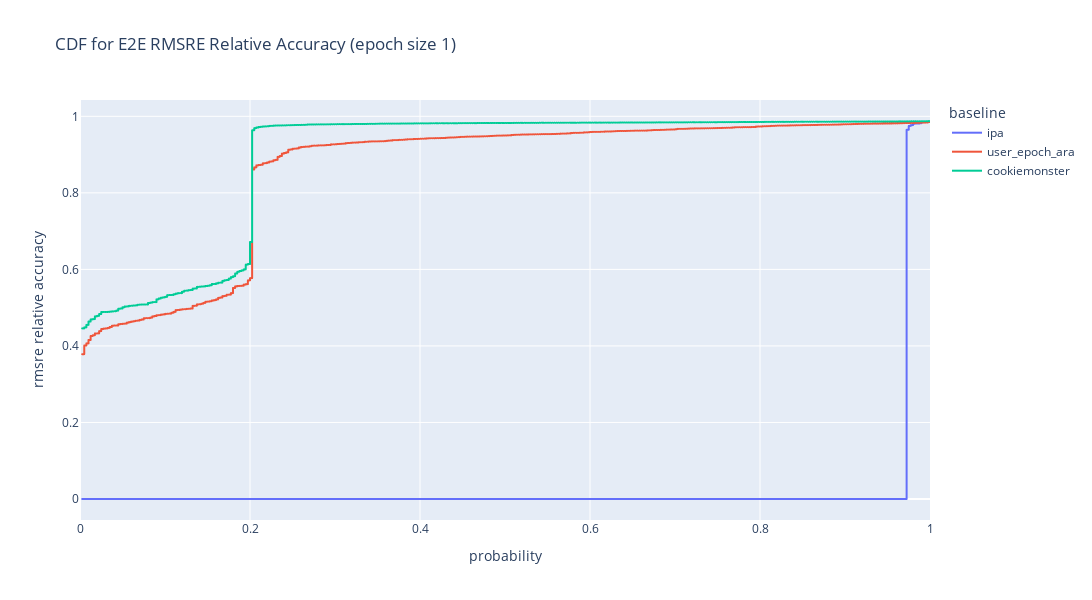
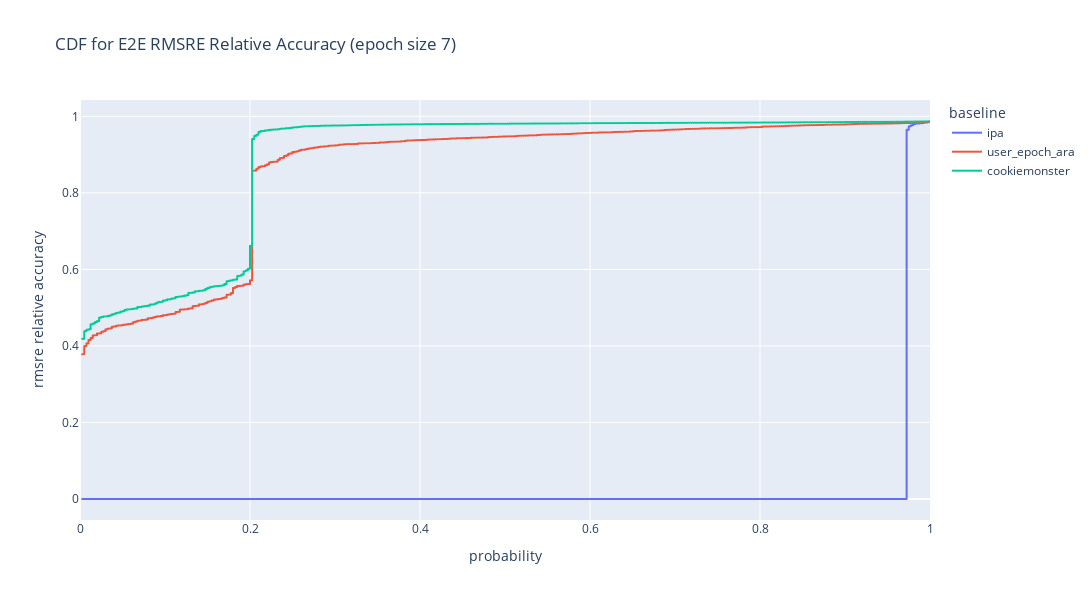

Here is the notebook cell these charts were saved with, in order:
### Code cell
for epoch_size in results.num_days_per_epoch.unique():
    print(epoch_size)
    fig = plot_cdf_accuracy(
        df=results,
        epoch_size=epoch_size,
        by_destination=False,
        log_y=False
    )
    fig.write_image(f"e2e_rmsre_rel_acc_epoch_{epoch_size}.png")

### Figure 1 — Plotly figure (JSON) as saved in the notebook; plotly's stock layout.template omitted (floating-point values rounded to 4 significant figures; data arrays with more than 128 entries replaced by an {"elided": "..."} marker saying what was removed)
{"data": [{"hovertemplate": "baseline=ipa<br>probability=%{x}<br>rmsre_accuracies=%{y}<extra></extra>", "legendgroup": "ipa", "line": {"dash": "solid", "shape": "hv"}, "marker": {"color": "#636efa", "symbol": "circle"}, "mode": "lines", "name": "ipa", "showlegend": true, "type": "scattergl", "x": {"elided": "400 float values"}, "xaxis": "x", "y": {"elided": "400 float values"}, "yaxis": "y"}, {"hovertemplate": "baseline=user_epoch_ara<br>probability=%{x}<br>rmsre_accuracies=%{y}<extra></extra>", "legendgroup": "user_epoch_ara", "line": {"dash": "solid", "shape": "hv"}, "marker": {"color": "#EF553B", "symbol": "circle"}, "mode": "lines", "name": "user_epoch_ara", "showlegend": true, "type": "scattergl", "x": {"elided": "400 float values"}, "xaxis": "x", "y": {"elided": "400 float values"}, "yaxis": "y"}, {"hovertemplate": "baseline=cookiemonster<br>probability=%{x}<br>rmsre_accuracies=%{y}<extra></extra>", "legendgroup": "cookiemonster", "line": {"dash": "solid", "shape": "hv"}, "marker": {"color": "#00cc96", "symbol": "circle"}, "mode": "lines", "name": "cookiemonster", "showlegend": true, "type": "scattergl", "x": {"elided": "400 float values"}, "xaxis": "x", "y": {"elided": "400 float values"}, "yaxis": "y"}], "layout": {"height": 600, "legend": {"title": {"text": "baseline"}, "tracegroupgap": 0}, "title": {"text": "CDF for E2E RMSRE Relative Accuracy (epoch size 1)"}, "width": 1100, "xaxis": {"anchor": "y", "domain": [0, 1], "rangemode": "tozero", "title": {"text": "probability"}}, "yaxis": {"anchor": "x", "domain": [0, 1], "title": {"text": "rmsre relative accuracy"}}}}

### Figure 2 — Plotly figure (JSON) as saved in the notebook; plotly's stock layout.template omitted (floating-point values rounded to 4 significant figures; data arrays with more than 128 entries replaced by an {"elided": "..."} marker saying what was removed)
{"data": [{"hovertemplate": "baseline=ipa<br>probability=%{x}<br>rmsre_accuracies=%{y}<extra></extra>", "legendgroup": "ipa", "line": {"dash": "solid", "shape": "hv"}, "marker": {"color": "#636efa", "symbol": "circle"}, "mode": "lines", "name": "ipa", "showlegend": true, "type": "scattergl", "x": {"elided": "400 float values"}, "xaxis": "x", "y": {"elided": "400 float values"}, "yaxis": "y"}, {"hovertemplate": "baseline=user_epoch_ara<br>probability=%{x}<br>rmsre_accuracies=%{y}<extra></extra>", "legendgroup": "user_epoch_ara", "line": {"dash": "solid", "shape": "hv"}, "marker": {"color": "#EF553B", "symbol": "circle"}, "mode": "lines", "name": "user_epoch_ara", "showlegend": true, "type": "scattergl", "x": {"elided": "400 float values"}, "xaxis": "x", "y": {"elided": "400 float values"}, "yaxis": "y"}, {"hovertemplate": "baseline=cookiemonster<br>probability=%{x}<br>rmsre_accuracies=%{y}<extra></extra>", "legendgroup": "cookiemonster", "line": {"dash": "solid", "shape": "hv"}, "marker": {"color": "#00cc96", "symbol": "circle"}, "mode": "lines", "name": "cookiemonster", "showlegend": true, "type": "scattergl", "x": {"elided": "400 float values"}, "xaxis": "x", "y": {"elided": "400 float values"}, "yaxis": "y"}], "layout": {"height": 600, "legend": {"title": {"text": "baseline"}, "tracegroupgap": 0}, "title": {"text": "CDF for E2E RMSRE Relative Accuracy (epoch size 7)"}, "width": 1100, "xaxis": {"anchor": "y", "domain": [0, 1], "rangemode": "tozero", "title": {"text": "probability"}}, "yaxis": {"anchor": "x", "domain": [0, 1], "title": {"text": "rmsre relative accuracy"}}}}
